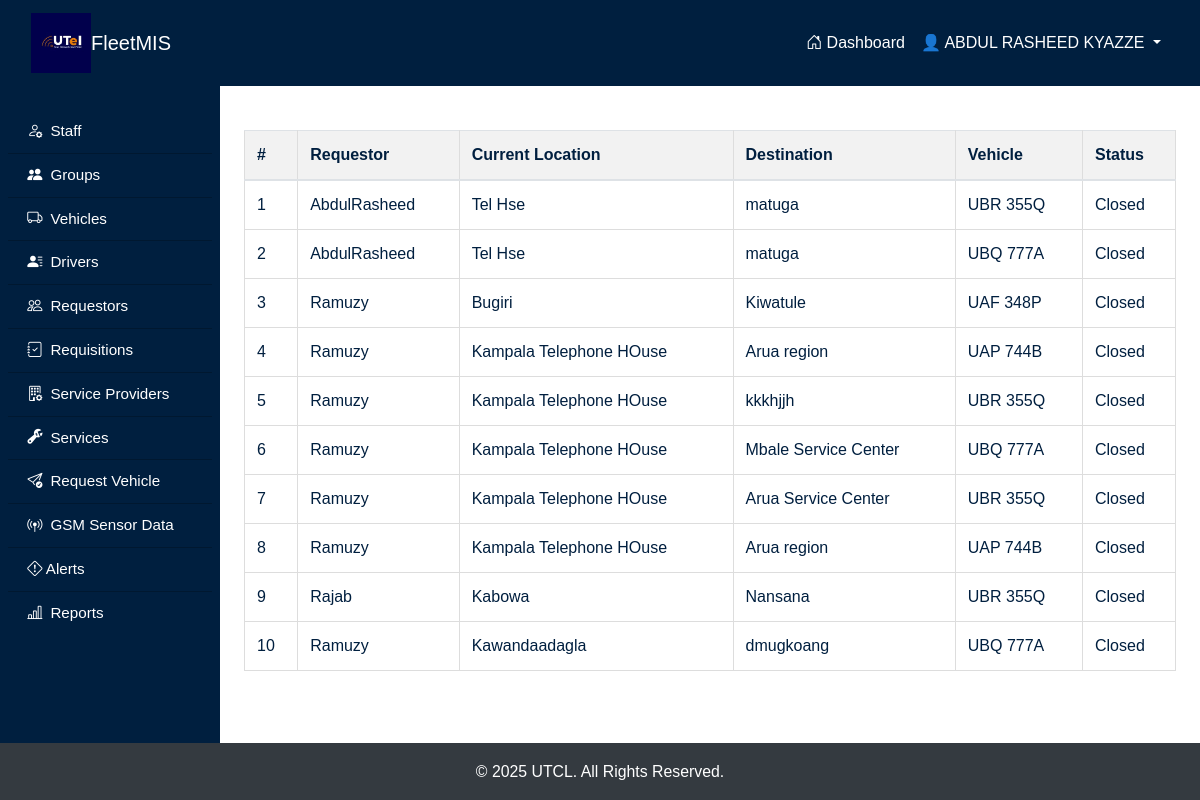
Page /requests/ (signed in) on the earlier database version.
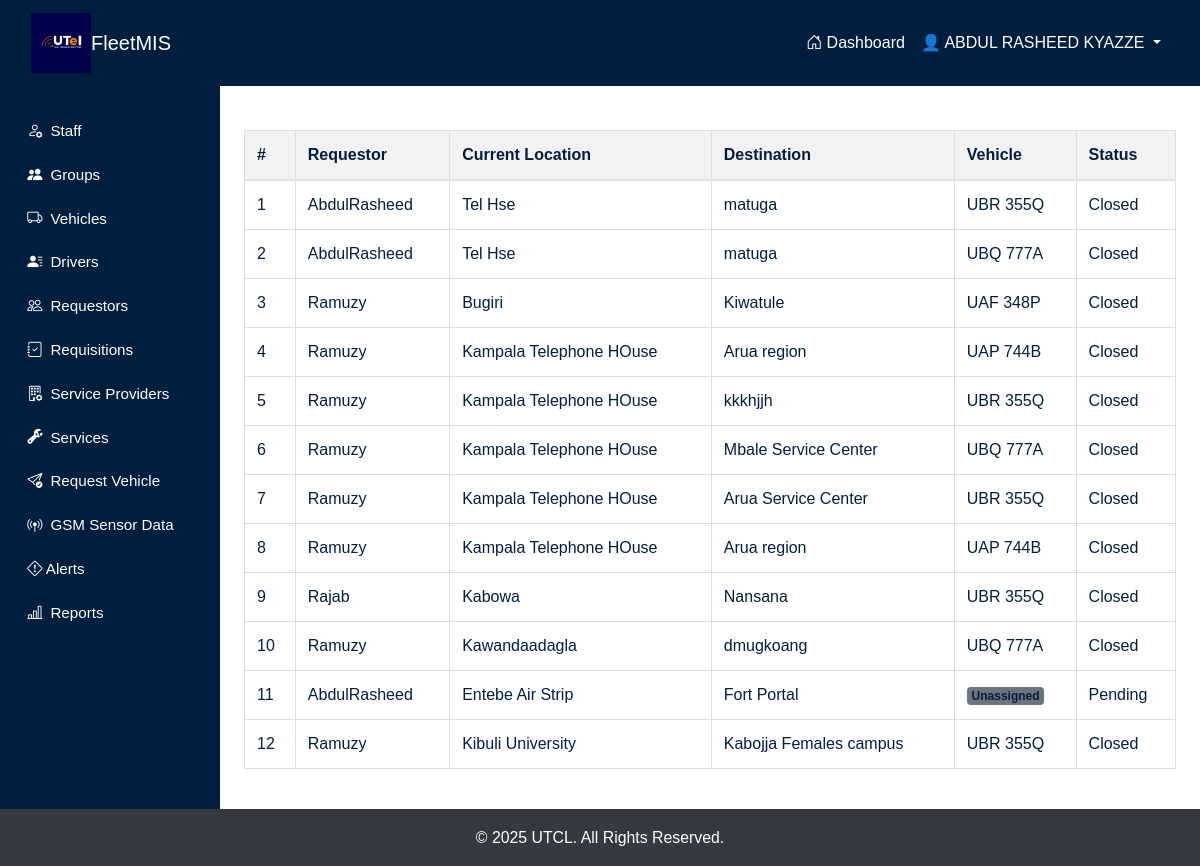
Same page on the later database version.
### fleetApp/models.py (models this page shows, shortened)
class Request(models.Model):
    REQUEST_STATE = [
        ("P", "Pending"),
        ("O", "Open"),
        ("C", "Closed"),
    ]
    requestor = models.ForeignKey(settings.AUTH_USER_MODEL, on_delete=models.CASCADE, related_name="requests")
    request_date = models.DateField(auto_now_add=True)
    required_date = models.DateField(help_text="Date by which vehicle is required")
    current_location = models.CharField(max_length=50)
    destination = models.CharField(max_length=50)
    purpose = models.CharField(max_length=100)
    vehicle = models.ForeignKey('Vehicle', on_delete=models.CASCADE, null=True, blank=True)
    driver = models.ForeignKey('Driver', on_delete=models.SET_NULL, null=True, blank=True, related_name='requests')
    time_of_allocation = models.DateTimeField(null=True, blank=True)
    updated_at = models.DateTimeField(auto_now=True)
    request_status = models.CharField(max_length=1, choices=REQUEST_STATE, default="P")
    mileage_at_assignment = models.IntegerField(null=True, blank=True)
    mileage_at_return = models.IntegerField(null=True, blank=True)

class Vehicle(models.Model):
  ENGIN = [
    ("GAS", "Gasoline"),
    ("HYB", "Hybrid"),
    ("DIS", "Diesel"),
    ("ELE", "Electric")
  ]
  STATUS = [
    ("Available", "Available"),
    ("Allocated", "Allocated")
  ]
  VEHICLE_TYPE = [
        ("Saloon", "Saloon Car"),
        ("SUV", "SUV (Sport Utility Vehicle)"),
        ("Pickup", "Pickup Truck"),
        ("Truck", "Cargo Truck"),
        ("Motorcycle", "Motorcycle"),
        ("Van", "Van"),
        ("DoubleCab", "Double Cabin"),
  ]
  vehicle_plate = models.CharField(max_length=20, unique=True)
  vehicle_type = models.CharField(max_length=20, choices=VEHICLE_TYPE)
  mileage = models.PositiveIntegerField()
  engine_type = models.CharField(max_length=4, choices=ENGIN)
  status = models.CharField(max_length=9, choices=STATUS, default="Available")

### fleetApp/views.py (the view)
# urls.py: path('requests/', views.request_list, name='request_list'),
@login_required
def request_list(request):
    status_filter = request.GET.get('status')
    if status_filter == 'pending':
        requests = Request.objects.filter(request_status='P')  # 'P' for Pending
    elif status_filter == 'closed':
        requests = Request.objects.filter(request_status='C')  # 'C' for Closed
    else:
        requests = Request.objects.all()
    context = {
        'requests': requests
    }
    return render(request, 'fleetApp/requisition/request_list.html', context)

### fleetApp/context_processors.py (called while the page is built)
def unread_alerts_count(request):
    if request.user.is_authenticated and request.user.groups.filter(name="FleetManagers").exists():
        count = Alert.objects.filter(priority_level="High").count()
        return {'unread_alerts_count': count}
    return {}

### fleetApp/templatetags/group_tags.py (called while the page is built)
@register.filter(name='has_group')
def has_group(user, group_name):
    return user.groups.filter(name=group_name).exists()

### fleetApp/templates/fleetApp/requisition/request_list.html (shortened to what this page needs)
{% extends "main.html" %}
{% load crispy_forms_tags %}
{% block content %}
<table class="table">
    <thead>
        <tr>
            <th>#</th>
            <th>Requestor</th>
            <th>Current Location</th>
            <th>Destination</th>
            <th>Vehicle</th>
            <th>Status</th>
        </tr>
    </thead>
    <tbody>
        {% for request in requests %}
        <tr>
            <td>{{ forloop.counter }}</td>
            <td>{{ request.requestor.username }}</td>
            <td>{{ request.current_location }}</td>
            <td>{{ request.destination }}</td>
            <td>
                {% if request.vehicle %}
                    {{ request.vehicle.vehicle_plate }}
                {% else %}
                    <span class="badge bg-secondary">Unassigned</span>
                {% endif %}
            </td>
            <td>{{ request.get_request_status_display }}</td>
        </tr>
        {% endfor %}
    </tbody>
</table>
{% endblock %}

### fleetApp/templates/main.html (shortened to what this page needs)
<!DOCTYPE html>
<html lang="en">
<head>
    {% load group_tags %}
    {% load static %}
    <link href="https://cdn.jsdelivr.net/npm/bootstrap-icons/font/bootstrap-icons.css" rel="stylesheet">
    <link rel="stylesheet" href="{% static 'css/bootstrap.min.css' %}">
    <link rel="stylesheet" href="{% static 'css/styles.css' %}">
</head>
<body>
    <nav class="navbar navbar-expand-lg" style="background-color: #001f3f;">
        <div class="container-fluid">
            <a class="navbar-brand d-flex align-items-center gap-2 text-white fw-bold" href="#">
                <img src="{% static 'images/log.jpeg' %}" alt="Fleet Logo" class="logo-img">
                FleetMIS
            </a>
            <div class="collapse navbar-collapse justify-content-end" id="navbarNav">
                <ul class="navbar-nav">
                    {% if user.is_authenticated %}
                        <li class="nav-item">
                            <a class="nav-link text-white" href="{% url 'home' %}">
                                <i class="bi bi-house-door"></i> Dashboard
                            </a>
                        </li>
                        <li class="nav-item dropdown">
                            <a class="nav-link dropdown-toggle text-white" href="#" role="button" data-bs-toggle="dropdown">
                                👤 {{ user.get_full_name|default:user.username }}
                            </a>
                        </li>
                    {% endif %}
                </ul>
            </div>
        </div>
    </nav>
    <div class="wrapper">
        {% if user.is_authenticated %}
        <div id="sidebar-wrapper">
            <div class="list-group list-group-flush px-2 pt-4">
                {% if user|has_group:"Admins" %}
                    <a href="{% url 'staff_dashboard'%}" class="list-group-item list-group-item-action bg-transparent text-white sidebar-link">
                        <i class="bi bi-person-gear"></i> Staff
                    </a>
                    <a href="{% url 'group_list'%}" class="list-group-item list-group-item-action bg-transparent text-white sidebar-link">
                        <i class="bi bi-people-fill"></i> Groups
                    </a>
                    <a href="{% url 'vehicle' %}" class="list-group-item list-group-item-action bg-transparent text-white sidebar-link">
                        <i class="bi bi-truck"></i> Vehicles
                    </a>
                    <a href="{% url 'drivers' %}" class="list-group-item list-group-item-action bg-transparent text-white sidebar-link">
                        <i class="bi bi-person-lines-fill"></i> Drivers
                    </a>
                    <a href="{% url 'requestor_list' %}" class="list-group-item list-group-item-action bg-transparent text-white sidebar-link">
                        <i class="bi bi-people"></i> Requestors
                    </a>
                    <a href="{% url 'requisitions' %}" class="list-group-item list-group-item-action bg-transparent text-white sidebar-link">
                        <i class="bi bi-journal-check"></i> Requisitions
                    </a>
                    <a href="{% url 'service_provider_list' %}" class="list-group-item list-group-item-action bg-transparent text-white sidebar-link">
                        <i class="bi bi-building-gear"></i> Service Providers
                    </a>
                    <a href="{% url 'service_list' %}" class="list-group-item list-group-item-action bg-transparent text-white sidebar-link">
                        <i class="bi bi-wrench-adjustable"></i> Services
                    </a>
                    <a href="{% url 'add_request' %}" class="list-group-item list-group-item-action bg-transparent text-white sidebar-link">
                        <i class="bi bi-send-check"></i> Request Vehicle
                    </a>
                    <a href="{% url 'gsm_data_list' %}" class="list-group-item list-group-item-action bg-transparent text-white sidebar-link">
                        <i class="bi bi-broadcast-pin"></i> GSM Sensor Data
                    </a>
                    <a href="{% url 'alert_list' %}" class="list-group-item list-group-item-action bg-transparent text-white sidebar-link d-flex justify-content-between align-items-center">
                        <span><i class="bi bi-exclamation-diamond"></i> Alerts</span>
                    </a>
                    <a href="{% url 'request_summary' %}" class="list-group-item list-group-item-action bg-transparent text-white sidebar-link">
                        <i class="bi bi-bar-chart-line"></i> Reports
                    </a>
                {% elif user|has_group:"FleetUsers" %}
                    <a href="{% url 'add_request' %}" class="list-group-item list-group-item-action bg-transparent text-white sidebar-link">
                        <i class="bi bi-send-check"></i> Request Vehicle
                    </a>
                {% endif %}
            </div>
        </div>
        {% endif %}
        <main class="main-content scrollable-content">
            {% block content %}{% endblock %}
        </main>
    </div>
    <footer class="bg-dark text-white text-center py-3 mt-auto">
        <p class="mb-0">&copy; 2025 UTCL. All Rights Reserved.</p>
    </footer>
</body>
</html>

### fleetApp/static/css/styles.css (style rules this page uses)
body { margin: 0; padding: 0; font-family: Arial, sans-serif; color: #001f3f; background-color: #fff; height: 100vh; overflow: hidden; display: flex; flex-direction: column; }
.wrapper { display: flex; flex: 1; overflow: hidden; height: 100%; }
#sidebar-wrapper { width: 220px; background-color: #001f3f; color: white; height: 100vh; overflow-y: auto; position: relative; flex-shrink: 0; z-index: 100; }
.sidebar-link { color: white !important; padding: 10px 1.2rem; display: flex; align-items: center; font-size: 0.95rem; gap: 0.5rem; }
.navbar { z-index: 1000; }
.main-content { flex-grow: 1; overflow-y: auto; padding: 1.5rem; background-color: #fff; max-height: calc(100vh - 60px); overflow-y: auto; max-height: calc(100vh - 60px); }
footer { background-color: #001f3f; color: #fff; text-align: center; padding: 12px; font-size: 0.9rem; flex-shrink: 0; }
.logo-img { height: 60px; width: auto; object-fit: contain; }
table { width: 100%; border-collapse: collapse; margin-top: 20px; }
table, th, td { border: 1px solid #ddd; }
th, td { padding: 8px; text-align: left; }
th { background-color: #f2f2f2; }
.scrollable-content { overflow-y: auto; max-height: calc(100vh - 60px); }
body { scrollbar-width: thin; scrollbar-color: #888 #f1f1f1; }
p { font-size: 1.1em; line-height: 1.6; margin-bottom: 20px; }

Differences in the rows shown:
added Request: requestor.username "AbdulRasheed", current_location "Entebe Air Strip", destination "Fort Portal", shows "Unassigned", request_status "Pending"
added Request: requestor.username "Ramuzy", current_location "Kibuli University", destination "Kabojja Females campus", vehicle.vehicle_plate "UBR 355Q", request_status "Closed"
